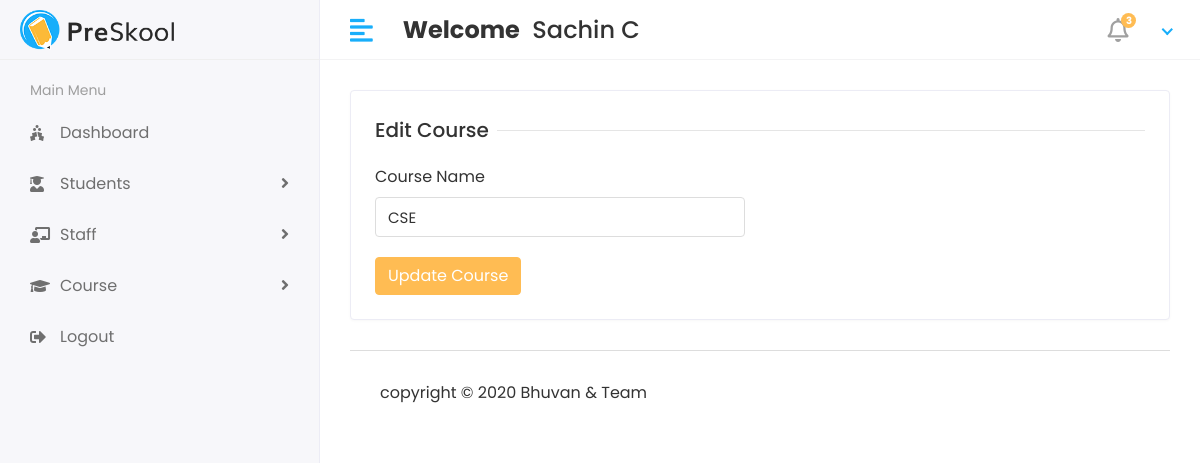
The page /Hod/course/edit/1 (signed in) on the database its author committed.
### app/models.py (models this page shows, shortened)
class CustomUser(AbstractUser):
    USER = (
        (1, 'HOD'),
        (2, 'STAFF'),
        (3, 'STUDENT'),
    )
    user_type = models.CharField(choices=USER, max_length=50, default=1)

class Course(models.Model):
    name = models.CharField(max_length=100)
    created_at = models.DateTimeField(auto_now_add=True)
    updated_at = models.DateTimeField(auto_now_add=True)

### sms/hod_views.py (the view)
# urls.py: path('Hod/course/edit/<str:id>', hod_views.EDIT_COURSE, name='edit_course'),
def EDIT_COURSE(request, id):
    course = Course.objects.get(id=id)
    context = {
        'course': course,
    }
    return render(request, 'hod/edit_course.html', context)

### templates/hod/edit_course.html (shortened to what this page needs)
{% extends 'base.html'%} {% block content %}
<div class="row">
  <div class="col-sm-12">
    <div class="card">
      <div class="card-body">
        <form method="post" action="{% url 'update_course'%}">
          <div class="row">
            <div class="col-12">
              <h5 class="form-title">
                <span>Edit Course</span>
              </h5>
            </div>
            <div class="col-12 col-sm-6">
              <div class="form-group">
                <label>Course Name</label>
                <input
                  type="text"
                  class="form-control"
                  name="name"
                  required
                  value="{{course.name}}"
                />
              </div>
            </div>
            <div class="col-12">
              <button type="submit" class="btn btn-primary">
                Update Course
              </button>
            </div>
          </div>
        </form>
      </div>
    </div>
  </div>
</div>
{% endblock %}

### templates/includes/header.html (shortened to what this page needs)
{% load static %}
<div class="header">
  <div class="header-left">
    <a href="index.html" class="logo">
      <img src="{% static 'assets/img/logo.png' alt='logo' %}" />
    </a>
  </div>
  <a href="javascript:void(0);" id="toggle_btn">
    <i class="fas fa-align-left"></i>
  </a>
  <div class="top-nav-search mt-3">
    <h4>
      <strong>Welcome</strong>&nbsp;
      <span> {{user.first_name}} {{user.last_name}}</span>
    </h4>
  </div>
  <ul class="nav user-menu">
    <li class="nav-item dropdown noti-dropdown">
      <a href="#" class="dropdown-toggle nav-link" data-toggle="dropdown">
        <i class="far fa-bell"></i>
        <span class="badge badge-pill">3</span>
      </a>
    </li>
    <li class="nav-item dropdown has-arrow">
      <a href="#" class="dropdown-toggle nav-link" data-toggle="dropdown">
      </a>
    </li>
  </ul>
</div>

### static/assets/css/style.css (style rules this page uses)
html { height: 100%; }
body { background-color: #fff; color: #333; font-family: 'Poppins', sans-serif; font-size: 1rem; height: 100%; line-height: 1.5; overflow-x: hidden; }
h1, h2, h3, h4, h5, h6 { font-family: 'Poppins', sans-serif; margin-top: 0; }
.form-control { border: 1px solid #ddd; box-shadow: none; color: #333; font-size: 15px; height: 40px; }
a { color: #009ce7; }
input, button, a { transition: all 0.4s ease; -moz-transition: all 0.4s ease; -o-transition: all 0.4s ease; -ms-transition: all 0.4s ease; -webkit-transition: all 0.4s ease; }
input, input:focus, button, button:focus { outline: none; }
input[type=text], input[type=password] { -webkit-appearance: none; -moz-appearance: none; appearance: none; }
.form-group { margin-bottom: 1.25rem; }
ul, ol { padding: 0px; list-style: none; }
.btn-primary { background-color: #FFBC53; border: 1px solid #FFBC53; }
.card { border: 1px solid #ececf5; box-shadow: 0 1px 3px 0 rgba(0, 0, 0, 0.03); margin-bottom: 1.875rem; }
.card-body { padding: 1.5rem; }
.header { background-color: #fff; border-bottom: 1px solid #f3f3f4; left: 0; position: fixed; right: 0; top: 0; z-index: 1001; height: 60px; }
.header .header-left { float: left; height: 60px; padding: 0 20px; position: relative; width: 320px; z-index: 1; transition: all 0.2s ease-in-out; background-color: #f7f7fa; border-bottom: 1px solid #efefef; border-right: 1px solid #ececf5; display: flex; align-items: center; }
.header .header-left .logo { display: inline-block; line-height: 60px; }
.header .header-left .logo img { max-height: 40px; width: auto; }
.header .dropdown-toggle:after { display: none; }
.header .has-arrow .dropdown-toggle:after { border-top: 0; border-left: 0; border-bottom: 2px solid #18aefa; border-right: 2px solid #18aefa; content: ''; height: 8px; display: inline-block; pointer-events: none; -webkit-transform-origin: 66% 66%; -ms-transform-origin: 66% 66%; transform-origin: 66% 66%; -webkit-transform: rotate(45deg); -ms-transform: rotate(45deg); transform: rotate(45deg); -webkit-transition: all 0.15s ease-in-out; transition: all 0.15s ease-in-out; width: 8px; vertical-align: 0px; }
.user-menu { float: right; margin: 0; position: relative; z-index: 99; padding-right: 15px; }
.user-menu.nav > li > a { color: #a0a0a0; font-size: 14px; line-height: 58px; padding: 0 15px; height: 60px; }
.top-nav-search { float: left; margin-left: 15px; }
.user-menu.nav > li > a .badge { background-color: #FFBC53; display: block; font-size: 10px; font-weight: bold; height: 15px; width: 15px; position: absolute; right: 7px; top: 13px; color: #fff; padding: 3px; }
.user-menu.nav > li > a > i { font-size: 1.5rem; line-height: 60px; }
.form-title { width: 100%; max-width: 100%; padding: 0; font-size: 1.25rem; font-weight: 500; line-height: inherit; color: #333; white-space: normal; position: relative; display: block; margin-bottom: 20px; }
.form-title:before { content: ""; position: absolute; left: 0px; right: 0px; height: 1px; top: 50%; background-color: rgba(0, 0, 0, 0.1); }
.form-title span { padding: 0px 0.5rem 0 0; background-color: #fff; display: inline-block; z-index: 2; position: relative; }
@media (min-width: 992px) { #toggle_btn { align-items: center; color: #18aefa; display: inline-flex; float: left; font-size: 26px; height: 60px; justify-content: center; margin-left: 15px; padding: 0 15px; } }

### rows shown on the page
CustomUser: first_name "Sachin", last_name "C"
Course: name "CSE"
